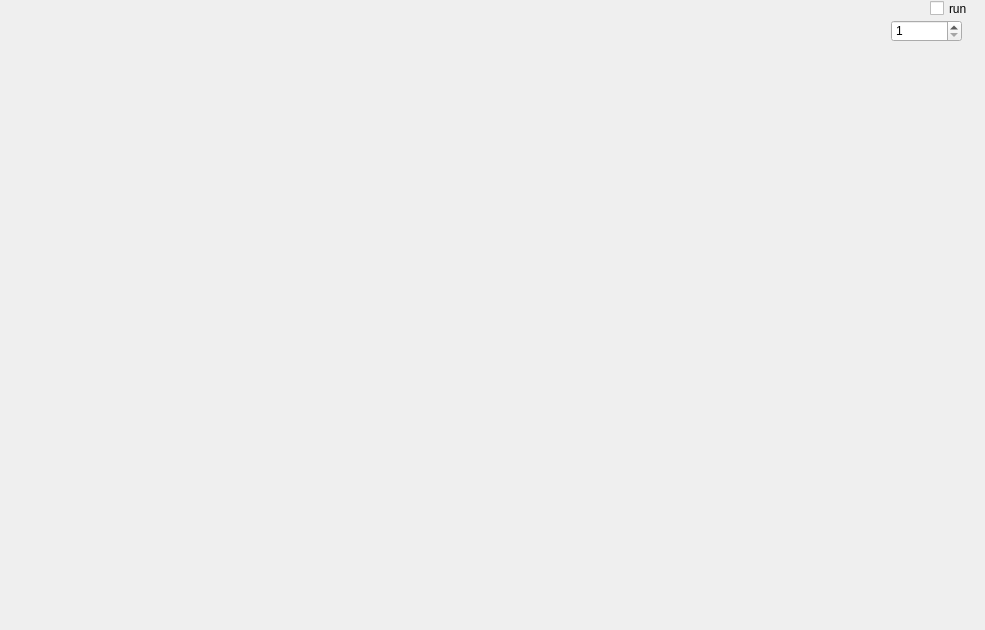
<?xml version="1.0" encoding="UTF-8"?>
<ui version="4.0">
 <class>PhaseForm</class>
 <widget class="QWidget" name="PhaseForm">
  <property name="geometry">
   <rect>
    <x>0</x>
    <y>0</y>
    <width>985</width>
    <height>630</height>
   </rect>
  </property>
  <property name="windowTitle">
   <string>Phase</string>
  </property>
  <widget class="QCheckBox" name="checkBoxRun">
   <property name="enabled">
    <bool>true</bool>
   </property>
   <property name="geometry">
    <rect>
     <x>930</x>
     <y>0</y>
     <width>51</width>
     <height>17</height>
    </rect>
   </property>
   <property name="text">
    <string>run</string>
   </property>
  </widget>
  <widget class="QSpinBox" name="spinBoxChoosenFilter">
   <property name="geometry">
    <rect>
     <x>891</x>
     <y>20</y>
     <width>71</width>
     <height>22</height>
    </rect>
   </property>
   <property name="minimum">
    <number>1</number>
   </property>
   <property name="maximum">
    <number>8192</number>
   </property>
  </widget>
 </widget>
 <resources/>
 <connections/>
</ui>
